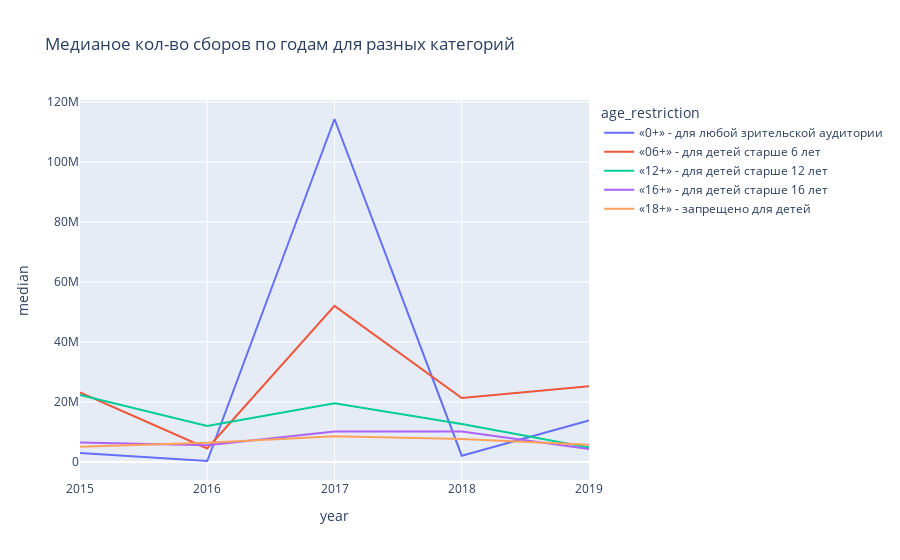
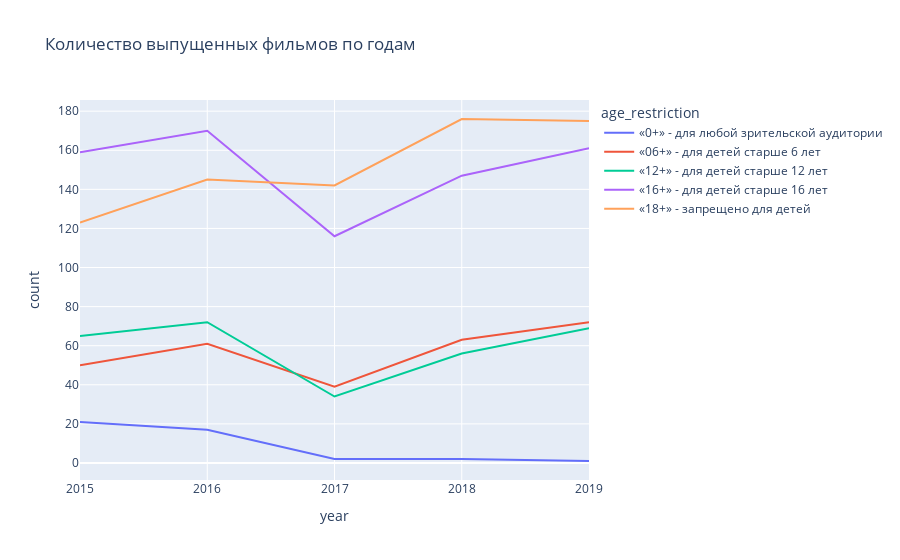
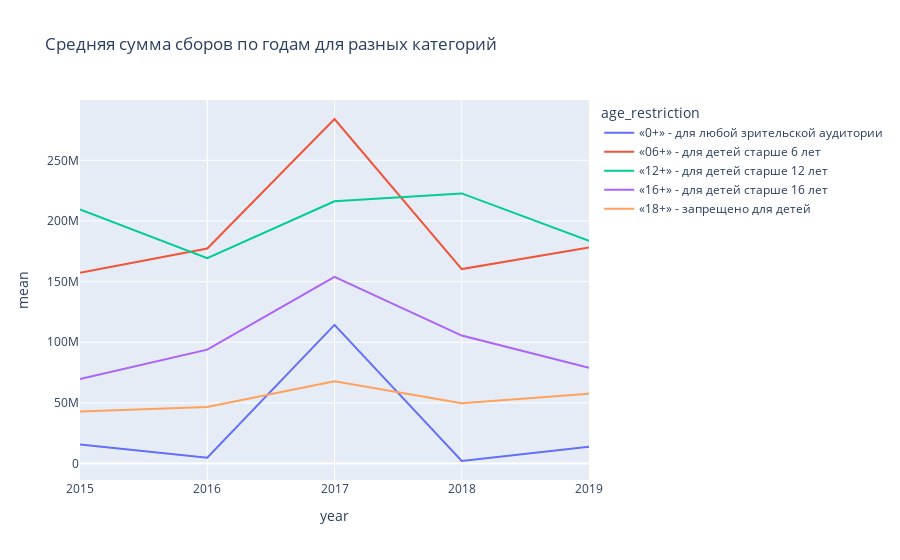

Notebook code cell kept with these figures, in order:
### Code cell
fig = px.line(df_group, x='year', y='median', color='age_restriction', title='Медианое кол-во сборов по годам для разных категорий')
fig.show()
fig = px.line(df_group, x='year', y='count', color='age_restriction', title='Количество выпущенных фильмов по годам')
fig.show()
fig = px.line(df_group, x='year', y='mean', color='age_restriction', title='Средняя сумма сборов по годам для разных категорий')
fig.show()
del df_group, fig

### Figure 1 — Plotly figure (JSON) as saved in the notebook; plotly's stock layout.template omitted (floating-point values rounded to 4 significant figures)
{"data": [{"hovertemplate": "age_restriction=«0+» - для любой зрительской аудитории<br>year=%{x}<br>median=%{y}<extra></extra>", "legendgroup": "«0+» - для любой зрительской аудитории", "line": {"color": "#636efa", "dash": "solid"}, "marker": {"symbol": "circle"}, "mode": "lines", "name": "«0+» - для любой зрительской аудитории", "orientation": "v", "showlegend": true, "type": "scatter", "x": [2015, 2016, 2017, 2018, 2019], "xaxis": "x", "y": [2943000.0, 293066, 114328571, 2056000.0, 13780000.0], "yaxis": "y"}, {"hovertemplate": "age_restriction=«06+» - для детей старше 6 лет<br>year=%{x}<br>median=%{y}<extra></extra>", "legendgroup": "«06+» - для детей старше 6 лет", "line": {"color": "#EF553B", "dash": "solid"}, "marker": {"symbol": "circle"}, "mode": "lines", "name": "«06+» - для детей старше 6 лет", "orientation": "v", "showlegend": true, "type": "scatter", "x": [2015, 2016, 2017, 2018, 2019], "xaxis": "x", "y": [23130000.0, 4475530, 51992103, 21280000.0, 25220000.0], "yaxis": "y"}, {"hovertemplate": "age_restriction=«12+» - для детей старше 12 лет<br>year=%{x}<br>median=%{y}<extra></extra>", "legendgroup": "«12+» - для детей старше 12 лет", "line": {"color": "#00cc96", "dash": "solid"}, "marker": {"symbol": "circle"}, "mode": "lines", "name": "«12+» - для детей старше 12 лет", "orientation": "v", "showlegend": true, "type": "scatter", "x": [2015, 2016, 2017, 2018, 2019], "xaxis": "x", "y": [22343626, 12010000.0, 19531901, 12610000.0, 4766000.0], "yaxis": "y"}, {"hovertemplate": "age_restriction=«16+» - для детей старше 16 лет<br>year=%{x}<br>median=%{y}<extra></extra>", "legendgroup": "«16+» - для детей старше 16 лет", "line": {"color": "#ab63fa", "dash": "solid"}, "marker": {"symbol": "circle"}, "mode": "lines", "name": "«16+» - для детей старше 16 лет", "orientation": "v", "showlegend": true, "type": "scatter", "x": [2015, 2016, 2017, 2018, 2019], "xaxis": "x", "y": [6457000.0, 5525000.0, 10150000.0, 10100000.0, 4294000.0], "yaxis": "y"}, {"hovertemplate": "age_restriction=«18+» - запрещено для детей<br>year=%{x}<br>median=%{y}<extra></extra>", "legendgroup": "«18+» - запрещено для детей", "line": {"color": "#FFA15A", "dash": "solid"}, "marker": {"symbol": "circle"}, "mode": "lines", "name": "«18+» - запрещено для детей", "orientation": "v", "showlegend": true, "type": "scatter", "x": [2015, 2016, 2017, 2018, 2019], "xaxis": "x", "y": [5034000.0, 6375092, 8562000.0, 7604029, 5713000.0], "yaxis": "y"}], "layout": {"legend": {"title": {"text": "age_restriction"}, "tracegroupgap": 0}, "title": {"text": "Медианое кол-во сборов по годам для разных категорий"}, "xaxis": {"anchor": "y", "domain": [0, 1], "title": {"text": "year"}}, "yaxis": {"anchor": "x", "domain": [0, 1], "title": {"text": "median"}}}}

### Figure 2 — Plotly figure (JSON) as saved in the notebook; plotly's stock layout.template omitted (floating-point values rounded to 4 significant figures)
{"data": [{"hovertemplate": "age_restriction=«0+» - для любой зрительской аудитории<br>year=%{x}<br>count=%{y}<extra></extra>", "legendgroup": "«0+» - для любой зрительской аудитории", "line": {"color": "#636efa", "dash": "solid"}, "marker": {"symbol": "circle"}, "mode": "lines", "name": "«0+» - для любой зрительской аудитории", "orientation": "v", "showlegend": true, "type": "scatter", "x": [2015, 2016, 2017, 2018, 2019], "xaxis": "x", "y": [21, 17, 2, 2, 1], "yaxis": "y"}, {"hovertemplate": "age_restriction=«06+» - для детей старше 6 лет<br>year=%{x}<br>count=%{y}<extra></extra>", "legendgroup": "«06+» - для детей старше 6 лет", "line": {"color": "#EF553B", "dash": "solid"}, "marker": {"symbol": "circle"}, "mode": "lines", "name": "«06+» - для детей старше 6 лет", "orientation": "v", "showlegend": true, "type": "scatter", "x": [2015, 2016, 2017, 2018, 2019], "xaxis": "x", "y": [50, 61, 39, 63, 72], "yaxis": "y"}, {"hovertemplate": "age_restriction=«12+» - для детей старше 12 лет<br>year=%{x}<br>count=%{y}<extra></extra>", "legendgroup": "«12+» - для детей старше 12 лет", "line": {"color": "#00cc96", "dash": "solid"}, "marker": {"symbol": "circle"}, "mode": "lines", "name": "«12+» - для детей старше 12 лет", "orientation": "v", "showlegend": true, "type": "scatter", "x": [2015, 2016, 2017, 2018, 2019], "xaxis": "x", "y": [65, 72, 34, 56, 69], "yaxis": "y"}, {"hovertemplate": "age_restriction=«16+» - для детей старше 16 лет<br>year=%{x}<br>count=%{y}<extra></extra>", "legendgroup": "«16+» - для детей старше 16 лет", "line": {"color": "#ab63fa", "dash": "solid"}, "marker": {"symbol": "circle"}, "mode": "lines", "name": "«16+» - для детей старше 16 лет", "orientation": "v", "showlegend": true, "type": "scatter", "x": [2015, 2016, 2017, 2018, 2019], "xaxis": "x", "y": [159, 170, 116, 147, 161], "yaxis": "y"}, {"hovertemplate": "age_restriction=«18+» - запрещено для детей<br>year=%{x}<br>count=%{y}<extra></extra>", "legendgroup": "«18+» - запрещено для детей", "line": {"color": "#FFA15A", "dash": "solid"}, "marker": {"symbol": "circle"}, "mode": "lines", "name": "«18+» - запрещено для детей", "orientation": "v", "showlegend": true, "type": "scatter", "x": [2015, 2016, 2017, 2018, 2019], "xaxis": "x", "y": [123, 145, 142, 176, 175], "yaxis": "y"}], "layout": {"legend": {"title": {"text": "age_restriction"}, "tracegroupgap": 0}, "title": {"text": "Количество выпущенных фильмов по годам"}, "xaxis": {"anchor": "y", "domain": [0, 1], "title": {"text": "year"}}, "yaxis": {"anchor": "x", "domain": [0, 1], "title": {"text": "count"}}}}

### Figure 3 — Plotly figure (JSON) as saved in the notebook; plotly's stock layout.template omitted (floating-point values rounded to 4 significant figures)
{"data": [{"hovertemplate": "age_restriction=«0+» - для любой зрительской аудитории<br>year=%{x}<br>mean=%{y}<extra></extra>", "legendgroup": "«0+» - для любой зрительской аудитории", "line": {"color": "#636efa", "dash": "solid"}, "marker": {"symbol": "circle"}, "mode": "lines", "name": "«0+» - для любой зрительской аудитории", "orientation": "v", "showlegend": true, "type": "scatter", "x": [2015, 2016, 2017, 2018, 2019], "xaxis": "x", "y": [15600000.0, 4702000.0, 114328571, 2056000.0, 13780000.0], "yaxis": "y"}, {"hovertemplate": "age_restriction=«06+» - для детей старше 6 лет<br>year=%{x}<br>mean=%{y}<extra></extra>", "legendgroup": "«06+» - для детей старше 6 лет", "line": {"color": "#EF553B", "dash": "solid"}, "marker": {"symbol": "circle"}, "mode": "lines", "name": "«06+» - для детей старше 6 лет", "orientation": "v", "showlegend": true, "type": "scatter", "x": [2015, 2016, 2017, 2018, 2019], "xaxis": "x", "y": [157300000.0, 177200000.0, 284100000.0, 160300000.0, 178100000.0], "yaxis": "y"}, {"hovertemplate": "age_restriction=«12+» - для детей старше 12 лет<br>year=%{x}<br>mean=%{y}<extra></extra>", "legendgroup": "«12+» - для детей старше 12 лет", "line": {"color": "#00cc96", "dash": "solid"}, "marker": {"symbol": "circle"}, "mode": "lines", "name": "«12+» - для детей старше 12 лет", "orientation": "v", "showlegend": true, "type": "scatter", "x": [2015, 2016, 2017, 2018, 2019], "xaxis": "x", "y": [209500000.0, 169300000.0, 216200000.0, 222700000.0, 183600000.0], "yaxis": "y"}, {"hovertemplate": "age_restriction=«16+» - для детей старше 16 лет<br>year=%{x}<br>mean=%{y}<extra></extra>", "legendgroup": "«16+» - для детей старше 16 лет", "line": {"color": "#ab63fa", "dash": "solid"}, "marker": {"symbol": "circle"}, "mode": "lines", "name": "«16+» - для детей старше 16 лет", "orientation": "v", "showlegend": true, "type": "scatter", "x": [2015, 2016, 2017, 2018, 2019], "xaxis": "x", "y": [69580000.0, 93880000.0, 153800000.0, 105500000.0, 79010000.0], "yaxis": "y"}, {"hovertemplate": "age_restriction=«18+» - запрещено для детей<br>year=%{x}<br>mean=%{y}<extra></extra>", "legendgroup": "«18+» - запрещено для детей", "line": {"color": "#FFA15A", "dash": "solid"}, "marker": {"symbol": "circle"}, "mode": "lines", "name": "«18+» - запрещено для детей", "orientation": "v", "showlegend": true, "type": "scatter", "x": [2015, 2016, 2017, 2018, 2019], "xaxis": "x", "y": [42860000.0, 46680000.0, 67750000.0, 49660000.0, 57560000.0], "yaxis": "y"}], "layout": {"legend": {"title": {"text": "age_restriction"}, "tracegroupgap": 0}, "title": {"text": "Средняя сумма сборов по годам для разных категорий"}, "xaxis": {"anchor": "y", "domain": [0, 1], "title": {"text": "year"}}, "yaxis": {"anchor": "x", "domain": [0, 1], "title": {"text": "mean"}}}}
